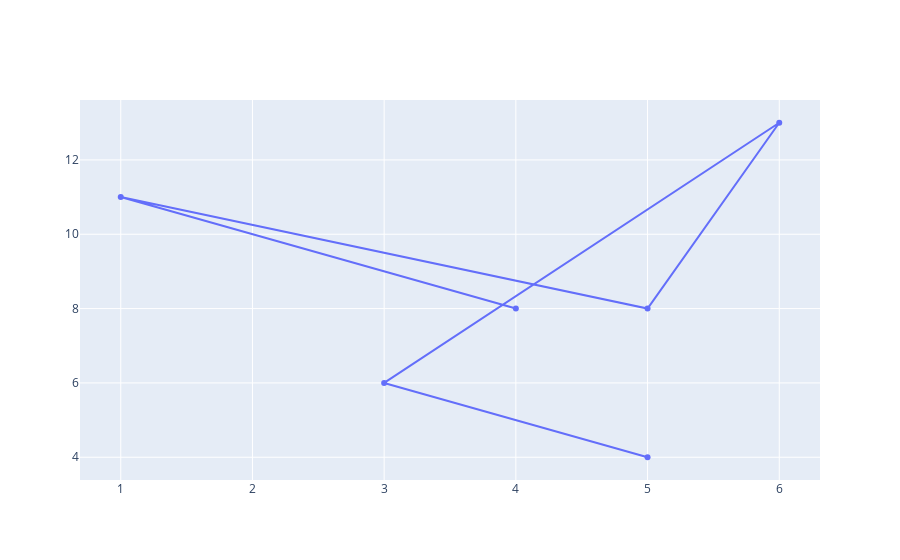

The cell this chart's notebook holds for it:
### Markdown cell above
We bring in the `plotly` library by using the keyword `import` followed by our library name, `plotly`.  We create a new dictionary in python with the `dict` constructor.  Then we pass through **named arguments** to the constructor to create a dictionary with an $x$ key that points to a list of $x$ values.  Similarly, we create a $y$ key with a value of a list of $y$ values. Note that the $x$ values match avenue numbers and the $y$ values match the block numbers.  We display this data by assigning our dictionary to the variable of `trace0`, and passing it through as an argument to the `plotly.offline.iplot` method.

### Code cell
import plotly
plotly.offline.init_notebook_mode(connected=True)
# we repeat these first lines just to keep the code together  

trace0 = dict(x=[4, 1, 5, 6, 3, 5], y=[8, 11, 8, 13, 6, 4])

# All that, and it doesn't even look good :(
plotly.offline.iplot([trace0])

### Figure 1 — Plotly figure (JSON) as saved in the notebook; plotly's stock layout.template omitted (floating-point values rounded to 4 significant figures)
{"data": [{"type": "scatter", "x": [4, 1, 5, 6, 3, 5], "y": [8, 11, 8, 13, 6, 4]}], "layout": {}}
